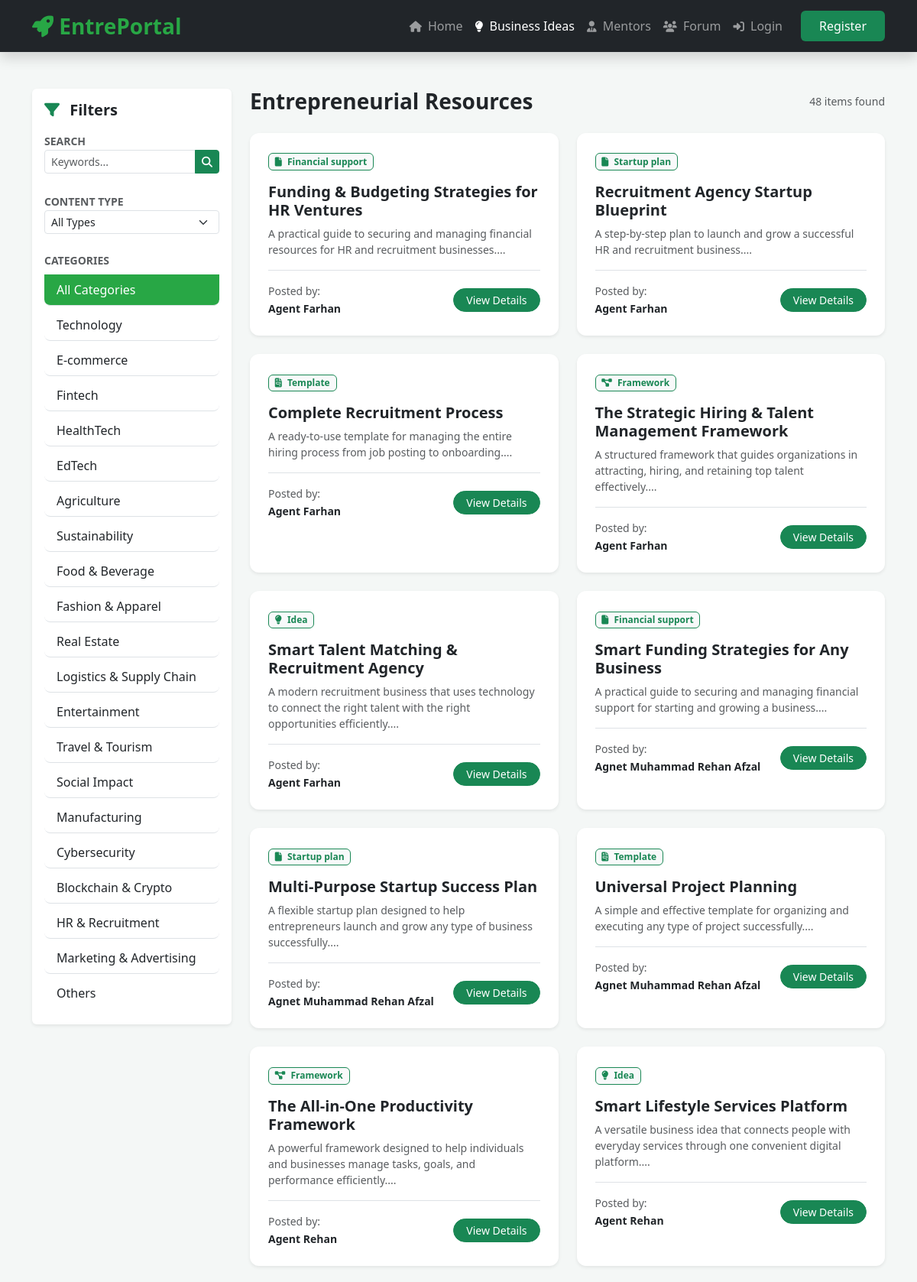
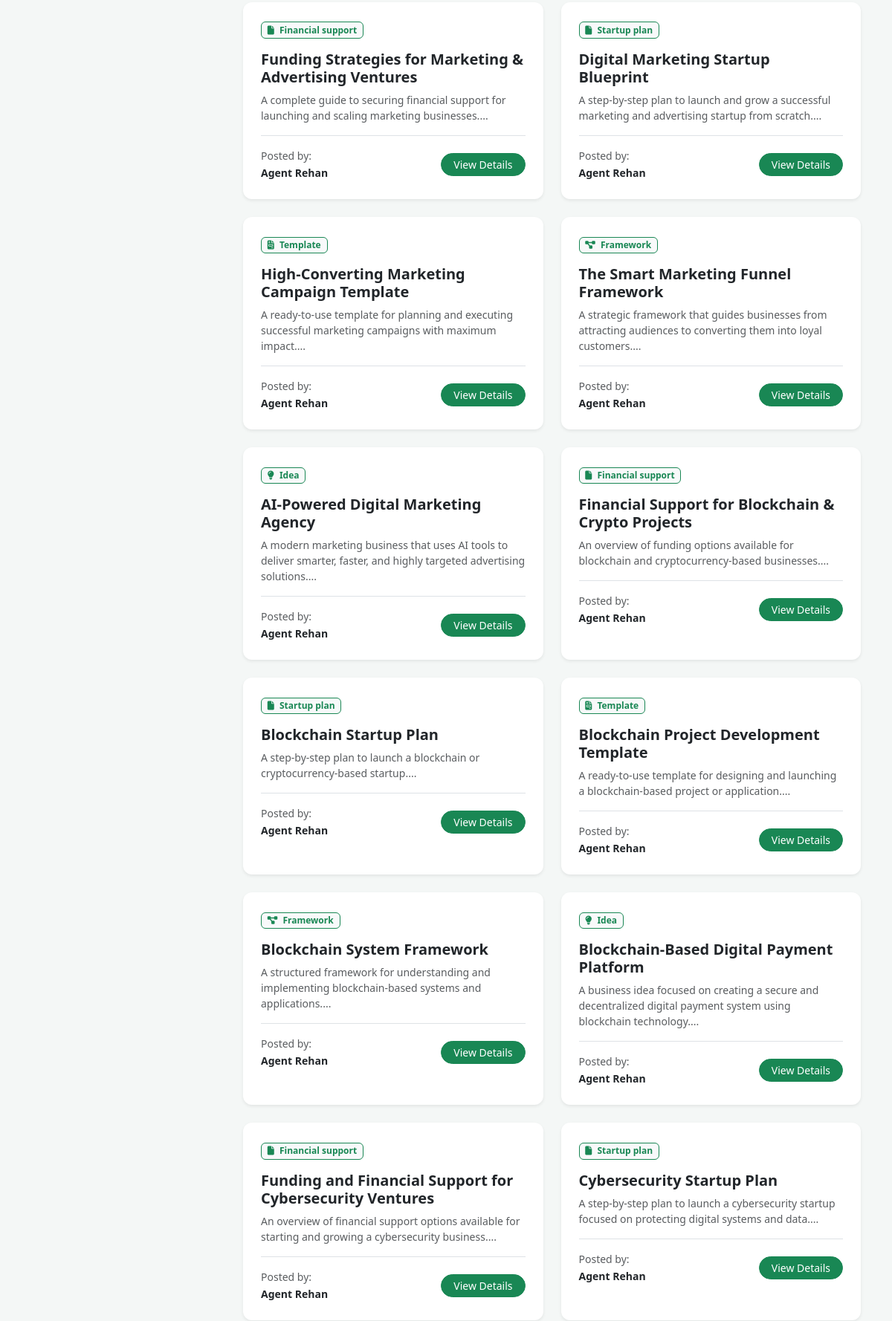
The app's page /resources.php (upper part) with its own data (2 pictures, top to bottom).
### tables this page shows
CREATE TABLE `categories` (
  `id` int(11) NOT NULL,
  `category_name` varchar(100) NOT NULL,
  `description` text DEFAULT NULL,
  `created_at` timestamp NOT NULL DEFAULT current_timestamp()
);

CREATE TABLE `resources` (
  `id` int(11) NOT NULL,
  `agent_id` int(11) NOT NULL,
  `category_id` int(11) DEFAULT NULL,
  `title` varchar(255) NOT NULL,
  `content_type` enum('idea','framework','template','startup_plan','financial_support') NOT NULL,
  `description` text DEFAULT NULL,
  `file_path` varchar(255) DEFAULT NULL,
  `created_at` timestamp NOT NULL DEFAULT current_timestamp(),
  `updated_at` timestamp NOT NULL DEFAULT current_timestamp() ON UPDATE current_timestamp()
);

CREATE TABLE `users` (
  `id` int(11) NOT NULL,
  `full_name` varchar(100) NOT NULL,
  `email` varchar(100) NOT NULL,
  `password` varchar(255) NOT NULL,
  `phone` varchar(20) DEFAULT NULL,
  `bio` text DEFAULT NULL,
  `location` varchar(100) DEFAULT NULL,
  `role` enum('user','agent','admin') NOT NULL DEFAULT 'user',
  `status` enum('pending','approved','rejected') NOT NULL DEFAULT 'pending',
  `created_at` timestamp NOT NULL DEFAULT current_timestamp()
);

### resources.php (the view, shortened to what this page needs)
<?php
include 'config.php';
$type_filter = isset($_GET['type']) ? mysqli_real_escape_string($conn, $_GET['type']) : '';
$cat_filter = isset($_GET['category']) ? (int)$_GET['category'] : 0;
$search_query = isset($_GET['search']) ? mysqli_real_escape_string($conn, $_GET['search']) : '';
$sql = "SELECT r.*, c.category_name, u.full_name as agent_name
        FROM resources r
        LEFT JOIN categories c ON r.category_id = c.id
        LEFT JOIN users u ON r.agent_id = u.id
        WHERE 1=1";
$sql .= " ORDER BY r.created_at DESC";
$resources = mysqli_query($conn, $sql);
$categories_list = mysqli_query($conn, "SELECT * FROM categories");
?>
<!DOCTYPE html>
<html lang="en">
<head>
    <link href="https://cdn.jsdelivr.net/npm/bootstrap@5.3.3/dist/css/bootstrap.min.css" rel="stylesheet">
    <link href="https://cdnjs.cloudflare.com/ajax/libs/font-awesome/6.5.1/css/all.min.css" rel="stylesheet">
</head>
<body>
    <?php include 'navbar.php'; ?>
    <div class="container py-5">
        <div class="row">
            <div class="col-lg-3 mb-4">
                <div class="card shadow-sm border-0 p-3">
                    <h5 class="fw-bold mb-3"><i class="fas fa-filter text-success me-2"></i> Filters</h5>
                    <form action="resources.php" method="GET">
                        <div class="mb-4">
                            <label class="small fw-bold text-muted text-uppercase">Search</label>
                            <div class="input-group">
                                <input type="text" name="search" class="form-control form-control-sm" placeholder="Keywords..." value="<?= htmlspecialchars($search_query) ?>">
                                <button class="btn btn-success btn-sm" type="submit"><i class="fas fa-search"></i></button>
                            </div>
                        </div>
                        <div class="mb-4">
                            <label class="small fw-bold text-muted text-uppercase">Content Type</label>
                            <select name="type" class="form-select form-select-sm" onchange="this.form.submit()">
                                <option value="">All Types</option>
                            </select>
                        </div>
                    </form>
                    <label class="small fw-bold text-muted text-uppercase mb-2">Categories</label>
                    <div class="list-group list-group-flush">
                        <a href="resources.php" class="list-group-item list-group-item-action sidebar-item <?= $cat_filter == 0 ? 'active-cat' : '' ?>">All Categories</a>
                        <?php while ($cat = mysqli_fetch_assoc($categories_list)): ?>
                            <a href="resources.php?category=<?= $cat['id'] ?>&type=<?= $type_filter ?>"
                                class="list-group-item list-group-item-action sidebar-item <?= $cat_filter == $cat['id'] ? 'active-cat' : '' ?>">
                                <?= htmlspecialchars($cat['category_name']) ?>
                            </a>
                        <?php endwhile; ?>
                    </div>
                </div>
            </div>
            <div class="col-lg-9">
                <div class="d-flex justify-content-between align-items-center mb-4">
                    <h3 class="fw-bold mb-0">
                        <?php
                        if ($type_filter == 'idea') echo "Business Ideas";
                        elseif ($type_filter == 'template') echo "Startup Templates";
                        else echo "Entrepreneurial Resources";
                        ?>
                    </h3>
                    <span class="text-muted small"><?= mysqli_num_rows($resources) ?> items found</span>
                </div>
                <div class="row g-4">
                    <?php if (mysqli_num_rows($resources) > 0): ?>
                        <?php while ($row = mysqli_fetch_assoc($resources)):
                            $type_icon = "fa-file";
                            if ($row['content_type'] == 'idea') $type_icon = "fa-lightbulb";
                            if ($row['content_type'] == 'template') $type_icon = "fa-file-invoice";
                            if ($row['content_type'] == 'framework') $type_icon = "fa-project-diagram";
                        ?>
                            <div class="col-md-6">
                                <div class="card h-100 shadow-sm resource-card">
                                    <div class="card-body p-4">
                                        <span class="badge bg-light text-success border border-success mb-3">
                                            <i class="fas <?= $type_icon ?> me-1"></i> <?= ucfirst(str_replace('_', ' ', $row['content_type'])) ?>
                                        </span>
                                        <h5 class="card-title fw-bold"><?= htmlspecialchars($row['title']) ?></h5>
                                        <p class="card-text text-muted small">
                                            <?= htmlspecialchars(substr($row['description'], 0, 120)) ?>...
                                        </p>
                                        <div class="d-flex align-items-center mt-3 pt-3 border-top">
                                            <div class="flex-grow-1">
                                                <small class="text-muted d-block">Posted by:</small>
                                                <small class="fw-bold"><?= htmlspecialchars($row['agent_name']) ?></small>
                                            </div>
                                            <a href="view-resource.php?id=<?= $row['id'] ?>" class="btn btn-success btn-sm rounded-pill px-3">
                                                View Details
                                            </a>
                                        </div>
                                    </div>
                                </div>
                            </div>
                        <?php endwhile; ?>
                    <?php endif; ?>
                </div>
            </div>
        </div>
    </div>
</body>
</html>

### resources.php (style rules this page uses)
body { background-color: #f4f7f6; }
.resource-card { border: none; border-radius: 12px; transition: 0.3s; }
.sidebar-item { border-radius: 8px; margin-bottom: 5px; transition: 0.2s; }
.active-cat { background: #28a745 !important; color: white !important; }

### navbar.php (style rules this page uses)
:root { --primary: #28a745; --dark: #212529; }

### records on screen
categories: category_name "Technology"
categories: category_name "E-commerce"
categories: category_name "Fintech"
categories: category_name "HealthTech"
categories: category_name "EdTech"
categories: category_name "Agriculture"
categories: category_name "Sustainability"
categories: category_name "Food & Beverage"
categories: category_name "Fashion & Apparel"
categories: category_name "Real Estate"
categories: category_name "Logistics & Supply Chain"
categories: category_name "Entertainment"
categories: category_name "Travel & Tourism"
categories: category_name "Social Impact"
categories: category_name "Manufacturing"
categories: category_name "Cybersecurity"
categories: category_name "Blockchain & Crypto"
categories: category_name "HR & Recruitment"
categories: category_name "Marketing & Advertising"
categories: category_name "Others"
resources: content_type "Financial support", title "Funding & Budgeting Strategies for HR Ventures", description "A practical guide to securing and managing financial resources for HR and recruitment businesses.", agent.full_name "Agent Farhan"
resources: content_type "Startup plan", title "Recruitment Agency Startup Blueprint", description "A step-by-step plan to launch and grow a successful HR and recruitment business.", agent.full_name "Agent Farhan"
resources: content_type "Template", title "Complete Recruitment Process", description "A ready-to-use template for managing the entire hiring process from job posting to onboarding.", agent.full_name "Agent Farhan"
resources: content_type "Framework", title "The Strategic Hiring & Talent Management Framework", description "A structured framework that guides organizations in attracting, hiring, and retaining top talent effectively.", agent.full_name "Agent Farhan"
resources: content_type "Idea", title "Smart Talent Matching & Recruitment Agency", description "A modern recruitment business that uses technology to connect the right talent with the right opportunities efficiently.", agent.full_name "Agent Farhan"
resources: content_type "Financial support", title "Smart Funding Strategies for Any Business", description "A practical guide to securing and managing financial support for starting and growing a business.", agent.full_name "Agnet Muhammad Rehan Afzal"
resources: content_type "Startup plan", title "Multi-Purpose Startup Success Plan", description "A flexible startup plan designed to help entrepreneurs launch and grow any type of business successfully.", agent.full_name "Agnet Muhammad Rehan Afzal"
resources: content_type "Template", title "Universal Project Planning", description "A simple and effective template for organizing and executing any type of project successfully.", agent.full_name "Agnet Muhammad Rehan Afzal"
resources: content_type "Framework", title "The All-in-One Productivity Framework", description "A powerful framework designed to help individuals and businesses manage tasks, goals, and performance efficiently.", agent.full_name "Agent Rehan"
resources: content_type "Idea", title "Smart Lifestyle Services Platform", description "A versatile business idea that connects people with everyday services through one convenient digital platform.", agent.full_name "Agent Rehan"
resources: content_type "Financial support", title "Funding Strategies for Marketing & Advertising Ventures", description "A complete guide to securing financial support for launching and scaling marketing businesses.", agent.full_name "Agent Rehan"
resources: content_type "Startup plan", title "Digital Marketing Startup Blueprint", description "A step-by-step plan to launch and grow a successful marketing and advertising startup from scratch.", agent.full_name "Agent Rehan"
resources: content_type "Template", title "High-Converting Marketing Campaign Template", description "A ready-to-use template for planning and executing successful marketing campaigns with maximum impact.", agent.full_name "Agent Rehan"
resources: content_type "Framework", title "The Smart Marketing Funnel Framework", description "A strategic framework that guides businesses from attracting audiences to converting them into loyal customers.", agent.full_name "Agent Rehan"
resources: content_type "Idea", title "AI-Powered Digital Marketing Agency", description "A modern marketing business that uses AI tools to deliver smarter, faster, and highly targeted advertising solutions.", agent.full_name "Agent Rehan"
resources: content_type "Financial support", title "Financial Support for Blockchain & Crypto Projects", description "An overview of funding options available for blockchain and cryptocurrency-based businesses.", agent.full_name "Agent Rehan"
resources: content_type "Startup plan", title "Blockchain Startup Plan", description "A step-by-step plan to launch a blockchain or cryptocurrency-based startup.", agent.full_name "Agent Rehan"
resources: content_type "Template", title "Blockchain Project Development Template", description "A ready-to-use template for designing and launching a blockchain-based project or application.", agent.full_name "Agent Rehan"
resources: content_type "Framework", title "Blockchain System Framework", description "A structured framework for understanding and implementing blockchain-based systems and applications.", agent.full_name "Agent Rehan"
resources: content_type "Idea", title "Blockchain-Based Digital Payment Platform", description "A business idea focused on creating a secure and decentralized digital payment system using blockchain technology.", agent.full_name "Agent Rehan"
resources: content_type "Financial support", title "Funding and Financial Support for Cybersecurity Ventures", description "An overview of financial support options available for starting and growing a cybersecurity business.", agent.full_name "Agent Rehan"
resources: content_type "Startup plan", title "Cybersecurity Startup Plan", description "A step-by-step plan to launch a cybersecurity startup focused on protecting digital systems and data.", agent.full_name "Agent Rehan"

### other values on screen
mysqli_num_rows($resources) "48"
